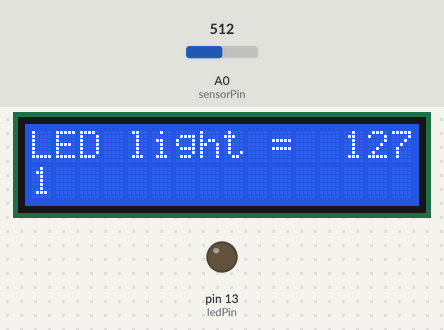
The sketch below on a simulated Arduino Uno, built with avr-gcc and run on an emulated ATmega328P. Parts: 16×2 character LCD, output pins drawn as LEDs (lit = HIGH). The inputs (shaded band) are chosen by the test bench; at power-on: A0 (sensorPin) = 512.

Above: at 1.2 s.
1.3 s: A0 (sensorPin) set to 43
At 2.7 s:
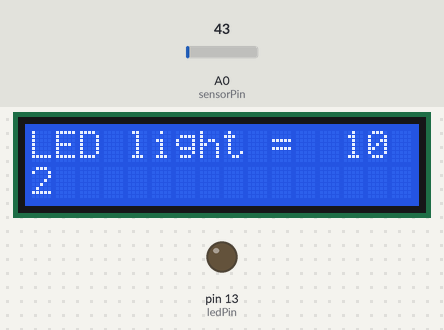
3.5 s: A0 (sensorPin) set to 38
At 4.7 s:
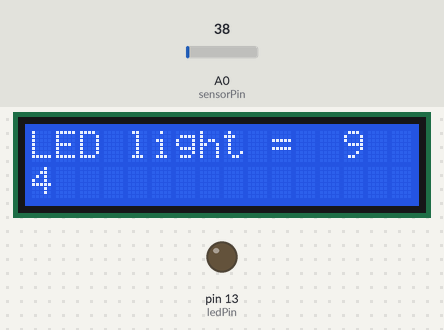
5.5 s: A0 (sensorPin) set to 505
At 6.5 s:
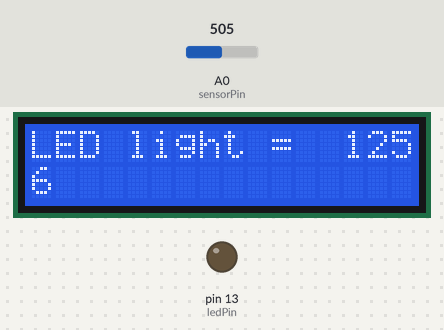
7.5 s: A0 (sensorPin) set to 529
At 8.8 s:
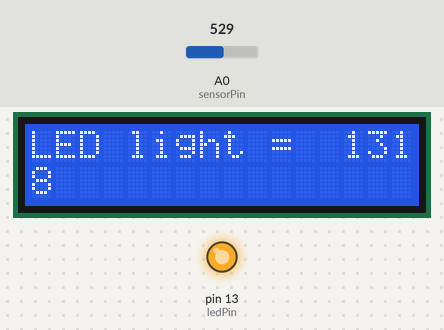
10.5 s: A0 (sensorPin) set to 306
At 12.3 s:
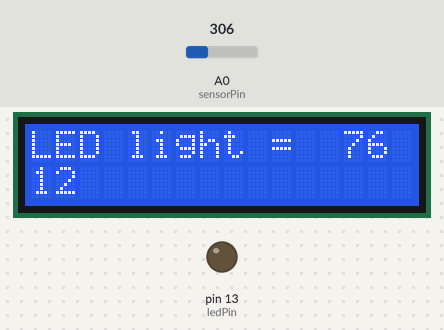
Timing chart, 0 to 13.8 s (numbered marks = the images above; inputs shaded):
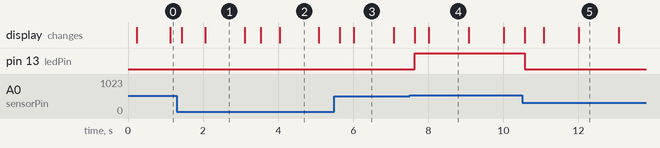

The sketch:

sketch_mar13b.ino
```cpp
String RX_string = "";
String RX_string_displayed = "";
int RX_string_length = 0;
char RX_byte = '\n';

int sensorPin = A0;
int sensorValue = 0;
int outputValue = 0;
int ledPin = 13;

// include the library code:
#include "Wire.h"
#include "Adafruit_LiquidCrystal.h"

// Connect via i2c, default address #0 (A0-A2 not jumpered)
Adafruit_LiquidCrystal lcd(0);

void setup() {

  // set up the LCD's number of rows and columns:
  lcd.begin(16, 2);
  // Print a message to the LCD.
  // lcd.print("hello, world!");
}

void loop() {

  lcd.setCursor(0, 0);
  lcd.print("                ");

  sensorValue = analogRead(sensorPin);
  outputValue = map(sensorValue, 0, 1023, 0, 255);

  lcd.setCursor(0, 0);
  lcd.print("LED light = ");

  lcd.setCursor(13, 0);
  lcd.print(outputValue);

  if(outputValue >= 0 && outputValue < 40) {
    digitalWrite(6, HIGH);
  }

  else if(outputValue >= 40 && outputValue < 80) {
    digitalWrite(7, HIGH);
  }

  else if(outputValue >= 80 && outputValue < 12) {
    digitalWrite(8, HIGH);
  }

  else if(outputValue >= 120 && outputValue < 160) {
    digitalWrite(9, HIGH);
  }

  else if(outputValue >= 160 && outputValue < 200) {
    digitalWrite(10, HIGH);
  }

  else if(outputValue >= 200 && outputValue < 240) {
    digitalWrite(11, HIGH);
  }

  else if(outputValue >= 240) {
    digitalWrite(12, HIGH);
  }
  analogWrite(ledPin, outputValue);
  delay(100);

  // set the cursor to column 0, line 1
  // (note: line 1 is the second row, since counting begins with 0):
  lcd.setCursor(0, 1);
  // print the number of seconds since reset:
  lcd.print(millis()/1000);
}
```

Measured:
- the behaviour switches between 513 and 514 on A0 (sensorPin) (found by bisection; images 3 and 4)
- after the input at 7.5 s, pin 13 (ledPin): LOW → HIGH after 0.14 s
- after the input at 10.5 s, pin 13 (ledPin): HIGH → LOW after 0.08 s
- what the display in image 1 shows lasts 1.0 s, from 2.1 s to 3.1 s
